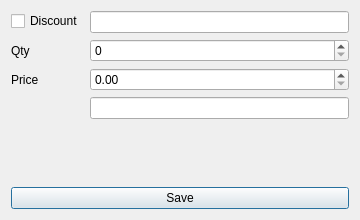
<?xml version="1.0" encoding="UTF-8"?>
<ui version="4.0">
 <class>Invoice</class>
 <widget class="QDialog" name="Invoice">
  <property name="geometry">
   <rect>
    <x>0</x>
    <y>0</y>
    <width>360</width>
    <height>220</height>
   </rect>
  </property>
  <property name="windowTitle">
   <string>Invoice</string>
  </property>
  <layout class="QVBoxLayout" name="verticalLayout">
   <item>
    <layout class="QFormLayout" name="formLayout">
     <item row="0" column="0">
      <widget class="QCheckBox" name="discountCheck">
       <property name="text">
        <string>Discount</string>
       </property>
      </widget>
     </item>
     <item row="0" column="1">
      <widget class="QLineEdit" name="discountEdit"/>
     </item>
     <item row="1" column="0">
      <widget class="QLabel" name="qtyLabel">
       <property name="text">
        <string>Qty</string>
       </property>
      </widget>
     </item>
     <item row="1" column="1">
      <widget class="QSpinBox" name="qtySpin"/>
     </item>
     <item row="2" column="0">
      <widget class="QLabel" name="priceLabel">
       <property name="text">
        <string>Price</string>
       </property>
      </widget>
     </item>
     <item row="2" column="1">
      <widget class="QDoubleSpinBox" name="priceSpin">
       <property name="decimals">
        <number>2</number>
       </property>
      </widget>
     </item>
     <item row="3" column="0">
      <widget class="QLabel" name="lineTotalLabel"/>
     </item>
     <item row="3" column="1">
      <widget class="QLineEdit" name="emailEdit"/>
     </item>
    </layout>
   </item>
   <item>
    <widget class="QPushButton" name="saveButton">
     <property name="text">
      <string>Save</string>
     </property>
    </widget>
   </item>
  </layout>
 </widget>
 <resources/>
 <connections/>
</ui>
